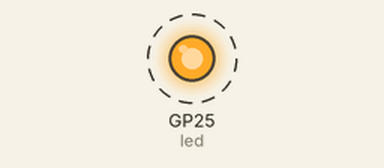
Recording of a program running on a simulated Raspberry Pi Pico running MicroPython. On the bench: output pins drawn as LEDs (lit = HIGH). Dashed ring = blinking. What the program prints to the serial console is not drawn.

Above: at 0.5 s.
Timing chart, 0 to 4.6 s (numbered marks = the images above):
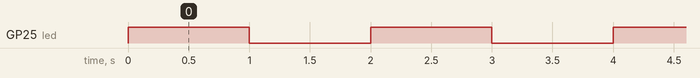

Measured:
- by itself, GP25 (led): alternates HIGH for 1.0 s and LOW for 1.0 s

The program:

lesson6_4.py
```python
# Pins and GPIO
import machine
import time
from machine import Pin
led = Pin("LED", Pin.OUT)
while True:
    print(machine.freq()) # get the current frequency of the CPU
    # led.value(1)
    led.on()
    time.sleep(1) # sleep for 1 second
    # led.value(0)
    led.off()
    time.sleep(1) # sleep for 1 second
```
